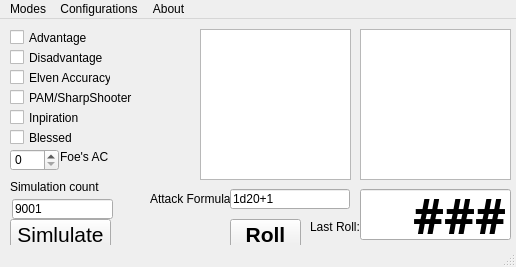
<?xml version="1.0" encoding="UTF-8"?>
<ui version="4.0">
 <class>MainWindow</class>
 <widget class="QMainWindow" name="MainWindow">
  <property name="geometry">
   <rect>
    <x>0</x>
    <y>0</y>
    <width>516</width>
    <height>267</height>
   </rect>
  </property>
  <property name="windowTitle">
   <string>MainWindow</string>
  </property>
  <widget class="QWidget" name="centralwidget">
   <widget class="QCheckBox" name="flag_adv">
    <property name="enabled">
     <bool>true</bool>
    </property>
    <property name="geometry">
     <rect>
      <x>10</x>
      <y>10</y>
      <width>81</width>
      <height>17</height>
     </rect>
    </property>
    <property name="text">
     <string>Advantage</string>
    </property>
   </widget>
   <widget class="QCheckBox" name="flag_pam">
    <property name="enabled">
     <bool>true</bool>
    </property>
    <property name="geometry">
     <rect>
      <x>10</x>
      <y>70</y>
      <width>131</width>
      <height>17</height>
     </rect>
    </property>
    <property name="text">
     <string>PAM/SharpShooter</string>
    </property>
   </widget>
   <widget class="QPushButton" name="roll_active">
    <property name="geometry">
     <rect>
      <x>230</x>
      <y>200</y>
      <width>71</width>
      <height>31</height>
     </rect>
    </property>
    <property name="font">
     <font>
      <pointsize>16</pointsize>
      <weight>75</weight>
      <bold>true</bold>
     </font>
    </property>
    <property name="text">
     <string>Roll</string>
    </property>
   </widget>
   <widget class="QSpinBox" name="armor_class">
    <property name="enabled">
     <bool>true</bool>
    </property>
    <property name="geometry">
     <rect>
      <x>10</x>
      <y>130</y>
      <width>49</width>
      <height>22</height>
     </rect>
    </property>
   </widget>
   <widget class="QLabel" name="label">
    <property name="enabled">
     <bool>true</bool>
    </property>
    <property name="geometry">
     <rect>
      <x>60</x>
      <y>130</y>
      <width>68</width>
      <height>16</height>
     </rect>
    </property>
    <property name="text">
     <string>Foe's AC</string>
    </property>
   </widget>
   <widget class="QLabel" name="label_2">
    <property name="geometry">
     <rect>
      <x>150</x>
      <y>170</y>
      <width>98</width>
      <height>20</height>
     </rect>
    </property>
    <property name="text">
     <string>Attack Formula</string>
    </property>
   </widget>
   <widget class="QCheckBox" name="flag_ins">
    <property name="enabled">
     <bool>true</bool>
    </property>
    <property name="geometry">
     <rect>
      <x>10</x>
      <y>90</y>
      <width>131</width>
      <height>17</height>
     </rect>
    </property>
    <property name="text">
     <string>Inpiration</string>
    </property>
   </widget>
   <widget class="QCheckBox" name="flag_bls">
    <property name="enabled">
     <bool>true</bool>
    </property>
    <property name="geometry">
     <rect>
      <x>10</x>
      <y>110</y>
      <width>131</width>
      <height>17</height>
     </rect>
    </property>
    <property name="text">
     <string>Blessed</string>
    </property>
   </widget>
   <widget class="QLineEdit" name="sim_count">
    <property name="enabled">
     <bool>true</bool>
    </property>
    <property name="geometry">
     <rect>
      <x>12</x>
      <y>180</y>
      <width>101</width>
      <height>20</height>
     </rect>
    </property>
    <property name="text">
     <string>9001</string>
    </property>
   </widget>
   <widget class="QLabel" name="label_3">
    <property name="enabled">
     <bool>true</bool>
    </property>
    <property name="geometry">
     <rect>
      <x>10</x>
      <y>160</y>
      <width>101</width>
      <height>16</height>
     </rect>
    </property>
    <property name="text">
     <string>Simulation count</string>
    </property>
   </widget>
   <widget class="QCheckBox" name="flag_dis">
    <property name="enabled">
     <bool>true</bool>
    </property>
    <property name="geometry">
     <rect>
      <x>10</x>
      <y>30</y>
      <width>101</width>
      <height>17</height>
     </rect>
    </property>
    <property name="text">
     <string>Disadvantage</string>
    </property>
   </widget>
   <widget class="QLineEdit" name="attack_formula">
    <property name="geometry">
     <rect>
      <x>230</x>
      <y>170</y>
      <width>120</width>
      <height>20</height>
     </rect>
    </property>
    <property name="text">
     <string>1d20+1</string>
    </property>
   </widget>
   <widget class="QCheckBox" name="flag_ela">
    <property name="enabled">
     <bool>true</bool>
    </property>
    <property name="geometry">
     <rect>
      <x>10</x>
      <y>50</y>
      <width>101</width>
      <height>17</height>
     </rect>
    </property>
    <property name="text">
     <string>Elven Accuracy</string>
    </property>
   </widget>
   <widget class="QLineEdit" name="result">
    <property name="geometry">
     <rect>
      <x>360</x>
      <y>170</y>
      <width>151</width>
      <height>51</height>
     </rect>
    </property>
    <property name="font">
     <font>
      <family>Rubik SemiBold</family>
      <pointsize>36</pointsize>
      <weight>75</weight>
      <bold>true</bold>
     </font>
    </property>
    <property name="text">
     <string>###</string>
    </property>
    <property name="alignment">
     <set>Qt::AlignRight|Qt::AlignTrailing|Qt::AlignVCenter</set>
    </property>
   </widget>
   <widget class="QListView" name="dice_log">
    <property name="geometry">
     <rect>
      <x>360</x>
      <y>10</y>
      <width>151</width>
      <height>151</height>
     </rect>
    </property>
   </widget>
   <widget class="QLabel" name="label_4">
    <property name="geometry">
     <rect>
      <x>310</x>
      <y>200</y>
      <width>68</width>
      <height>16</height>
     </rect>
    </property>
    <property name="text">
     <string>Last Roll:</string>
    </property>
   </widget>
   <widget class="QListView" name="formula_log">
    <property name="geometry">
     <rect>
      <x>200</x>
      <y>10</y>
      <width>151</width>
      <height>151</height>
     </rect>
    </property>
   </widget>
   <widget class="QPushButton" name="simulate">
    <property name="enabled">
     <bool>true</bool>
    </property>
    <property name="geometry">
     <rect>
      <x>10</x>
      <y>200</y>
      <width>101</width>
      <height>31</height>
     </rect>
    </property>
    <property name="font">
     <font>
      <pointsize>16</pointsize>
     </font>
    </property>
    <property name="text">
     <string>Simlulate</string>
    </property>
   </widget>
   <zorder>flag_adv</zorder>
   <zorder>flag_pam</zorder>
   <zorder>armor_class</zorder>
   <zorder>label</zorder>
   <zorder>label_2</zorder>
   <zorder>flag_ins</zorder>
   <zorder>flag_bls</zorder>
   <zorder>sim_count</zorder>
   <zorder>label_3</zorder>
   <zorder>flag_dis</zorder>
   <zorder>attack_formula</zorder>
   <zorder>flag_ela</zorder>
   <zorder>result</zorder>
   <zorder>dice_log</zorder>
   <zorder>label_4</zorder>
   <zorder>formula_log</zorder>
   <zorder>roll_active</zorder>
   <zorder>simulate</zorder>
  </widget>
  <widget class="QMenuBar" name="menubar">
   <property name="geometry">
    <rect>
     <x>0</x>
     <y>0</y>
     <width>516</width>
     <height>21</height>
    </rect>
   </property>
   <widget class="QMenu" name="menuModes">
    <property name="title">
     <string>Modes</string>
    </property>
    <addaction name="actionHit_Chance"/>
    <addaction name="separator"/>
    <addaction name="actionE_xit"/>
   </widget>
   <widget class="QMenu" name="menuAbout">
    <property name="title">
     <string>About</string>
    </property>
    <addaction name="actionProject_GitHub"/>
    <addaction name="actionChipy_Dev"/>
   </widget>
   <widget class="QMenu" name="menuConfigurations">
    <property name="title">
     <string>Configurations</string>
    </property>
   </widget>
   <addaction name="menuModes"/>
   <addaction name="menuConfigurations"/>
   <addaction name="menuAbout"/>
  </widget>
  <widget class="QStatusBar" name="statusbar"/>
  <action name="actionHit_Chance">
   <property name="text">
    <string>Hit Chance</string>
   </property>
  </action>
  <action name="actionE_xit">
   <property name="text">
    <string>E&amp;xit</string>
   </property>
  </action>
  <action name="actionProject_GitHub">
   <property name="text">
    <string>Project GitHub</string>
   </property>
  </action>
  <action name="actionChipy_Dev">
   <property name="text">
    <string>Chipy.Dev</string>
   </property>
  </action>
 </widget>
 <resources/>
 <connections/>
</ui>
